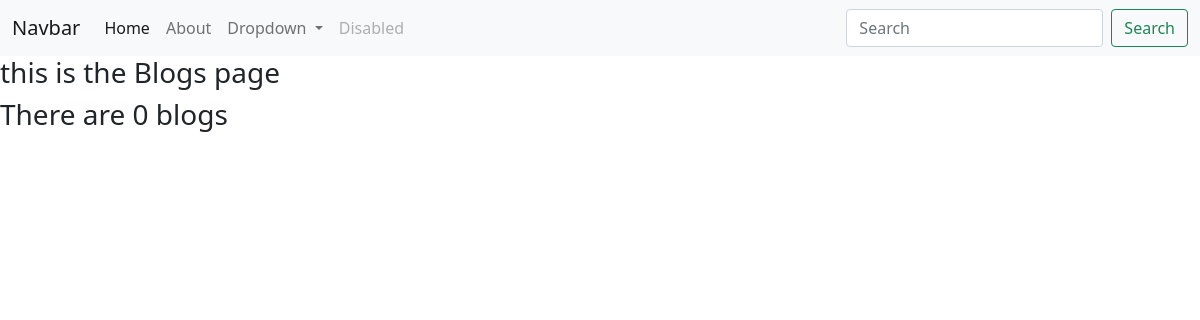
The page /blog/ on the database as committed earlier.
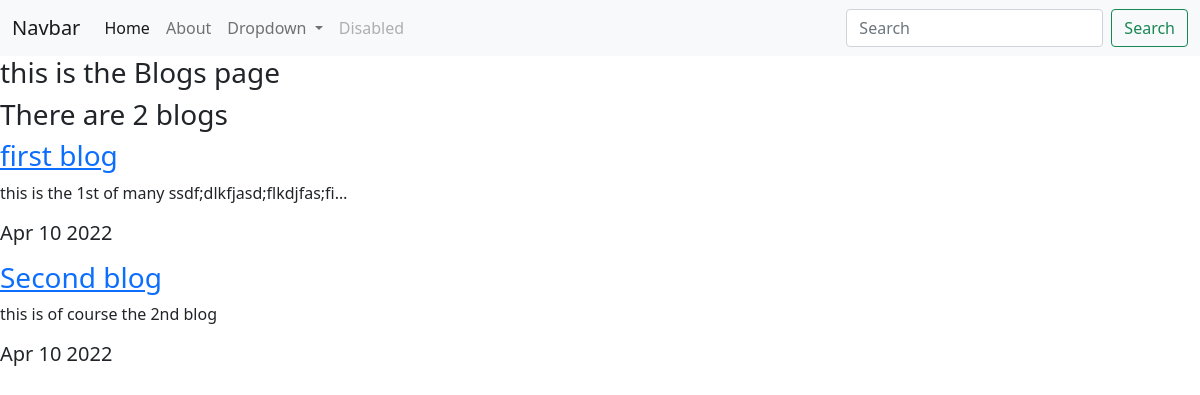
The same page on the database as committed later.
### blog/models.py (models this page shows, shortened)
class Blog(models.Model):
    title = models.CharField(max_length=200)
    description = models.TextField(max_length=250)
    url = models.URLField(blank=True)
    date = models.DateField()

### blog/views.py (the view)
# urls.py: path('', views.all_blogs, name="all_blogs"),
def all_blogs(request):
    blogs = Blog.objects.order_by('-date')[:5]
    return render(request, 'blog/all_blogs.html', {'blogs':blogs})

### blog/templates/blog/all_blogs.html (shortened to what this page needs)
{% extends 'portfolio/base.html' %}
{% block content %}
    <h3>this is the Blogs page</h3>
<h3>There are {{ blogs.count }} blog{{ blogs.count | pluralize }}</h3>
{% for blog in blogs %}
<a href="{% url 'blog:detail' blog.id %}"><h3>{{ blog.title }}</h3></a>
<p>{{ blog.description |striptags| truncatechars:50 }}</p>
<h5><p>{{ blog.date | date:'M d Y' }}</p></h5>
{% endfor %}
{% endblock %}

### portfolio/templates/portfolio/base.html (shortened to what this page needs)
<!doctype html>
<html lang="en">
  <head>
    <link href="https://cdn.jsdelivr.net/npm/bootstrap@5.1.3/dist/css/bootstrap.min.css" rel="stylesheet">
  </head>
<link rel="stylesheet" href="">  <body>
    <nav class="navbar navbar-expand-lg navbar-light bg-light">
        <div class="container-fluid">
          <a class="navbar-brand" href="#">Navbar</a>
          <div class="collapse navbar-collapse" id="navbarSupportedContent">
            <ul class="navbar-nav me-auto mb-2 mb-lg-0">
              <li class="nav-item">
                <a class="nav-link active" aria-current="page" href="#">Home</a>
              </li>
              <li class="nav-item">
                <a class="nav-link" href="#">About</a>
              </li>
              <li class="nav-item dropdown">
                <a class="nav-link dropdown-toggle" href="#" id="navbarDropdown" role="button" data-bs-toggle="dropdown" aria-expanded="false">
                  Dropdown
                </a>
              </li>
              <li class="nav-item">
                <a class="nav-link disabled">Disabled</a>
              </li>
            </ul>
            <form class="d-flex">
              <input class="form-control me-2" type="search" placeholder="Search" aria-label="Search">
              <button class="btn btn-outline-success" type="submit">Search</button>
            </form>
          </div>
        </div>
      </nav>
{% block content %}{% endblock %}
  </body>
</html>

Rows that differ between the two databases and show on the page:
added Blog: title "first blog", description "this is the 1st of many ssdf;dlkfjasd;flkdjfas;fi…", date "Apr 10 2022"
added Blog: title "Second blog", description "this is of course the 2nd blog", date "Apr 10 2022"
Other text that changed with them:
{{ blogs.count }}: "0" → "2"
